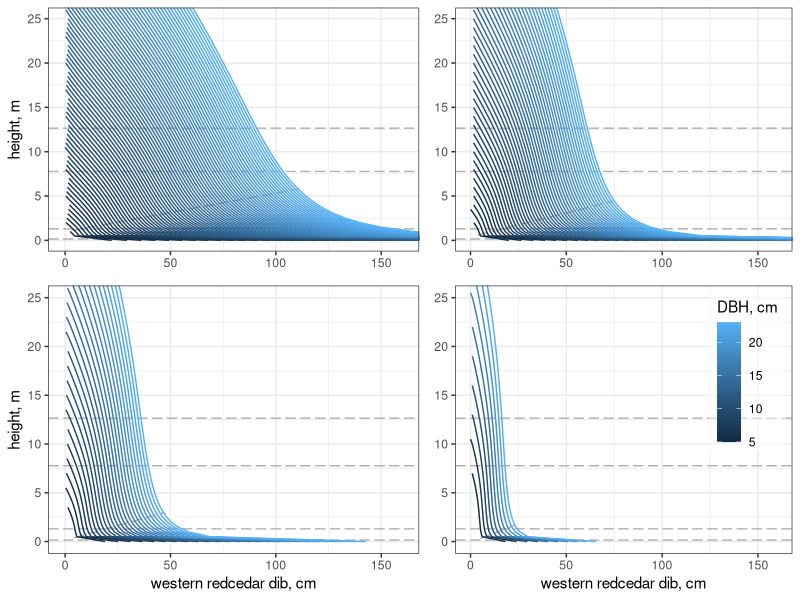
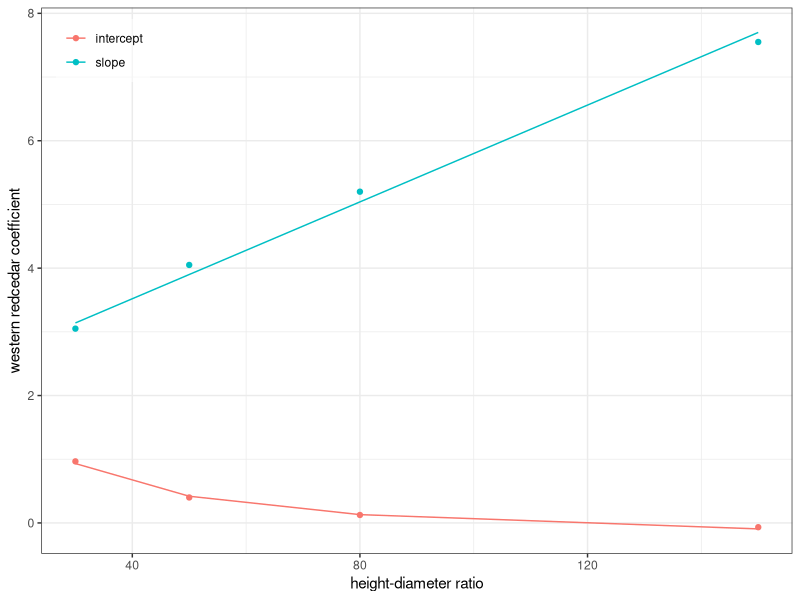

The R script that drew these images, in order:
library(dplyr)
library(ggplot2)
library(patchwork)
library(tidyr)

theme_set(theme_bw() + theme(legend.background = element_rect(fill = alpha("white", 0.5))))

## neiloid heights
# Kozak A. 1988. A variable-exponent taper equation. Canadian Journal of Forest Research 18:1363-1368. https://doi.org/10.1139/x88-213
#   Table 5 for Equation 8
thplDib = crossing(dbh = seq(1, 160, by = 2), # cm
                   heightDiameterRatio = seq(20, 150, by = 10),
                   evaluationHeight = seq(0, 100, by = 0.5)) %>%
  mutate(height = 0.01 * dbh * heightDiameterRatio) %>% # m
  filter(height < 27.5 + 0.375 * dbh, height < 37.5 + 0.125 * dbh, evaluationHeight < height) %>%
  mutate(Z = evaluationHeight / height,
         X = (1 - sqrt(evaluationHeight / height)) / (1 - sqrt(0.30)),
         logDibThpl = log(1.21697) + 0.84256 * log(dbh) + log(1.00001) * dbh + 1.55322 * log(X) * Z^2 - 0.39719 * log(X) * log(Z + 0.001) + 2.11018 * log(X) * sqrt(Z) - 1.11416 * log(X) * exp(Z) + 0.09420 * log(X) * (dbh/height),
         dibThpl = exp(logDibThpl)) # cm
thplDib %>% group_by(heightDiameterRatio) %>% summarize(dbh = max(dbh), .groups = "drop") # get DBH fitting range of plots

ggplot() +
  geom_hline(yintercept = c(0.15, 1.3, 7.62 + 0.15, 12.4986 + 0.15), color = "grey70", linetype = "longdash") +
  geom_path(aes(x = 0.70 * seq(5, 159), y = pmax(-0.7 + 1/(0.02*30) + 0.01 * (0.8 + 0.075*30) * seq(5, 159), 0.15)), color = "grey70", linetype = "longdash") + # neiloid line
  geom_path(aes(x = dibThpl, y = evaluationHeight, color = dbh, group = 100 * dbh + heightDiameterRatio), thplDib %>% filter(dbh > 4, heightDiameterRatio == 30)) +
  coord_cartesian(xlim = c(0, 160), ylim = c(0, 25)) +
  labs(x = NULL, y = "height, m", color = "DBH, cm") +
  theme(legend.position = "none") +
ggplot() +
  geom_hline(yintercept = c(0.15, 1.3, 7.62 + 0.15, 12.4986 + 0.15), color = "grey70", linetype = "longdash") +
  geom_path(aes(x = 0.75 * seq(5, 99), y = pmax(-0.6 + 1/(0.02*50) + 0.01 * (0.8 + 0.065*50) * seq(5, 99), 0.15)), color = "grey70", linetype = "longdash") + # neiloid line
  geom_path(aes(x = dibThpl, y = evaluationHeight, color = dbh, group = 100 * dbh + heightDiameterRatio), thplDib %>% filter(dbh > 4, heightDiameterRatio == 50)) +
  coord_cartesian(xlim = c(0, 160), ylim = c(0, 25)) +
  labs(x = NULL, y = NULL, color = "DBH, cm") +
  theme(legend.position = "none") +
ggplot() +
  geom_hline(yintercept = c(0.15, 1.3, 7.62 + 0.15, 12.4986 + 0.15), color = "grey70", linetype = "longdash") +
  geom_path(aes(x = 0.86 * seq(5, 55), y = pmax(-0.5 + 1/(0.02*80) + 0.01 * (0.8 + 0.055*80) * seq(5, 55), 0.15)), color = "grey70", linetype = "longdash") + # neiloid line
  geom_path(aes(x = dibThpl, y = evaluationHeight, color = dbh, group = 100 * dbh + heightDiameterRatio), thplDib %>% filter(dbh > 4, heightDiameterRatio == 80)) +
  coord_cartesian(xlim = c(0, 160), ylim = c(0, 25)) +
  labs(x = "western redcedar dib, cm", y = "height, m", color = "DBH, cm") +
  theme(legend.position = "none") +
ggplot() +
  geom_hline(yintercept = c(0.15, 1.3, 7.62 + 0.15, 12.4986 + 0.15), color = "grey70", linetype = "longdash") +
  geom_path(aes(x = 1.0 * seq(5, 23), y = pmax(-0.4 + 1/(0.02*150) + 0.01 * (0.8 + 0.045*150) * seq(5, 23), 0.15)), color = "grey70", linetype = "longdash") + # neiloid line
  geom_path(aes(x = dibThpl, y = evaluationHeight, color = dbh, group = 100 * dbh + heightDiameterRatio), thplDib %>% filter(dbh > 4, heightDiameterRatio == 150)) +
  coord_cartesian(xlim = c(0, 160), ylim = c(0, 25)) +
  labs(x = "western redcedar dib, cm", y = NULL, color = "DBH, cm") +
  theme(legend.justification = c(1, 1), legend.position = c(0.98, 0.98)) +
plot_annotation(theme = theme(plot.margin = margin())) +
plot_layout(nrow = 2, ncol = 2, widths = c(1.1, 1), heights = c(1, 1.1))

thplNeioid = tibble(heightDiameterRatio = c(30, 50, 80, 150),
                     intercept = c(-0.7, -0.6, -0.5, -0.4) + 1/(0.02 * heightDiameterRatio),
                     slope = 0.8 + c(0.075, 0.065, 0.055, 0.045) * heightDiameterRatio)
ggplot(thplNeioid) +
  geom_path(aes(x = heightDiameterRatio, y = -0.35 + 1/(0.026*heightDiameterRatio), color = "intercept")) +
  geom_path(aes(x = heightDiameterRatio, y = 2.0 + 0.038*heightDiameterRatio, color = "slope")) +
  geom_point(aes(x = heightDiameterRatio, y = intercept, color = "intercept")) +
  geom_point(aes(x = heightDiameterRatio, y = slope, color = "slope")) +
  labs(x = "height-diameter ratio", y = "western redcedar coefficient", color = NULL) +
  theme(legend.justification = c(0, 1), legend.position = c(0.02, 0.98))
